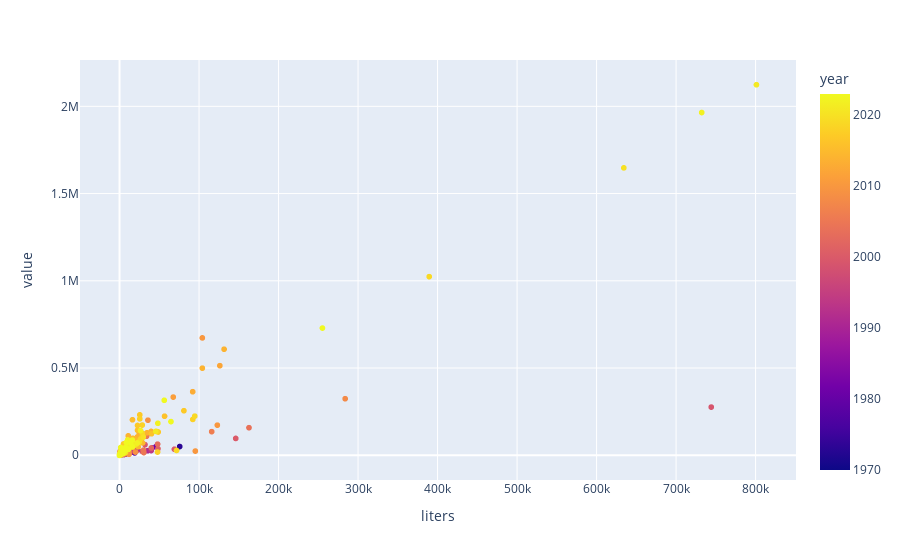

Notebook source saved alongside this figure:
### Markdown cell above
#### 4.2 Valor exportado x Litros

### Code cell
fig = px.scatter(df_cleaned, x="liters", y="value", color="year")
fig.show()

### Figure 1 — Plotly figure (JSON) as saved in the notebook; plotly's stock layout.template omitted (floating-point values rounded to 4 significant figures; data arrays with more than 128 entries replaced by an {"elided": "..."} marker saying what was removed)
{"data": [{"hovertemplate": "liters=%{x}<br>value=%{y}<br>year=%{marker.color}<extra></extra>", "legendgroup": "", "marker": {"color": {"elided": "5562 int values"}, "coloraxis": "coloraxis", "symbol": "circle"}, "mode": "markers", "name": "", "showlegend": false, "type": "scattergl", "x": {"elided": "5562 int values"}, "xaxis": "x", "y": {"elided": "5562 int values"}, "yaxis": "y"}], "layout": {"coloraxis": {"colorbar": {"title": {"text": "year"}}, "colorscale": [[0, "#0d0887"], [0.1111, "#46039f"], [0.2222, "#7201a8"], [0.3333, "#9c179e"], [0.4444, "#bd3786"], [0.5556, "#d8576b"], [0.6667, "#ed7953"], [0.7778, "#fb9f3a"], [0.8889, "#fdca26"], [1, "#f0f921"]]}, "legend": {"tracegroupgap": 0}, "margin": {"t": 60}, "xaxis": {"anchor": "y", "domain": [0, 1], "title": {"text": "liters"}}, "yaxis": {"anchor": "x", "domain": [0, 1], "title": {"text": "value"}}}}
